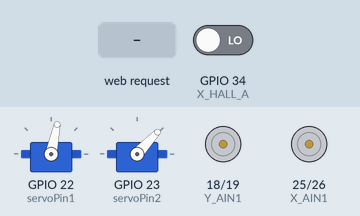
Simulated run of this program. Board: ESP32. On the bench: 2 × servo, motor-driver pin pairs drawn as motors (green arrow = first pin HIGH = forward, orange = second pin HIGH = backward, longer = more drive, scaled by the enable pin). The test bench sets the inputs (shaded band); at power-on: GPIO 34 (X_HALL_A) LOW. WiFi joins after 1.5 s; servers stay silent unless stated; servo pulses on a pin are drawn as a servo (544–2400 µs = 0–180°); what the program prints to the serial monitor is not drawn.

Above: at 5.2 s.
5.3 s: HTTP request GET /print?code=1 received
At 6.4 s:
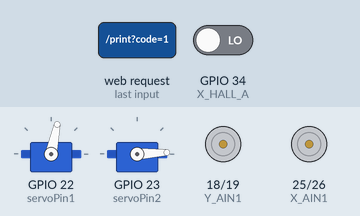
At 7.1 s:
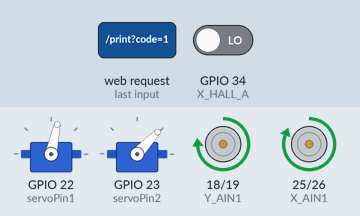
Timing chart, 0 to 8.6 s (numbered marks = the images above; inputs shaded):
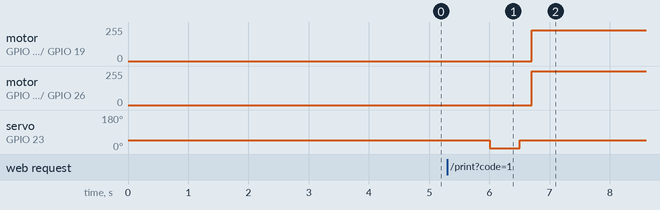

Measured:
- after the input at 5.3 s, motor on GPIO 18 (Y_AIN1) / GPIO 19 (Y_AIN2): stopped → forward 229/255 after 1.4 s; motor on GPIO 25 (X_AIN1) / GPIO 26 (X_AIN2): stopped → forward 255/255 after 1.4 s; servo on GPIO 23 (servoPin2): 47° → 3° after 0.71 s, → 47° 0.50 s later

The program:

main.cpp
```cpp
#include <Arduino.h>
#include <WiFi.h>
#include <WebServer.h>

/* ========= WiFi ========= */
const char* ssid = "XH";
const char* password = "13650311";//这里建议用手机热点，同时可以使用串口打开调试，查看ESP32的IP地址，方便后续访问。

WebServer server(80);

/* ========= 舵机 ========= */
const int servoPin1 = 22;
const int servoPin2 = 23;

const int ch1 = 0;
const int ch2 = 1;

#define SERVO_FREQ 50
#define SERVO_RES 16

const int CH1_START_ANGLE = 80; //Y轴舵机初始化位置
const float DEG_PER_DOT = 20.0; //X轴的初始化位置
int dotAngle[6];

/* ========= X轴：霍尔闭环 ========= */
#define X_AIN1 25
#define X_AIN2 26
#define X_PWM  27

#define X_HALL_A 34
#define X_HALL_B 35

#define PWM_CH_X 2

#define X_COUNT_PER_MM 375.0

#define X_MIN_MM 0.0
#define X_MAX_MM 25.0 //x最大值
#define CELL_STEP_MM 5.0 //X每次移动的最大距离，超过这个距离会自动换行

#define PWM_MIN 90
#define PWM_MAX 230

#define STOP_ERR_MM 0.2
#define SLOW_ERR_MM 1.5

volatile long xCount = 0;
long xTargetCount = 0;
bool xMoving = false;
float currentXmm = 0;

/* ========= Y轴：开环棍纸 ========= */
#define Y_AIN1 18
#define Y_AIN2 19
#define Y_PWM  21

#define PWM_CH_Y 3

#define Y_PWM_SPEED 255

#define MS_PER_MM 120.0
#define LINE_STEP_MM 35.0 //换行的距离
#define EJECT_MM 200.0

float currentYmm = 0;
// 启动时 Y 轴持续走纸，直到网页上点击完成走纸
volatile bool yKeepRunning = true;

/* ========= 电机PWM ========= */
#define MOTOR_PWM_FREQ 20000
#define MOTOR_PWM_RES  8

/* ========= 舵机控制 ========= */
void servoWrite(int channel, int angle) {
  if (angle < 0) angle = 0;
  if (angle > 180) angle = 180;

  int us = map(angle, 0, 180, 500, 2400);
  int duty = (int)((us / 20000.0) * 65535);

  ledcWrite(channel, duty);
}

// ch2 初始化为 50，打点动作：50 -> 0 -> 50
void punchOnce() {
  servoWrite(ch2, 50);
  delay(200);

  servoWrite(ch2, 7);
  delay(500);

  servoWrite(ch2, 50);
  delay(200);
}

void punchDot(int dotNumber) {
  if (dotNumber < 1 || dotNumber > 6) return;

  servoWrite(ch1, dotAngle[dotNumber - 1]);
  delay(500);

  punchOnce();
}

void printOneCell(String cell) {
  cell.trim();

  for (int i = 0; i < cell.length(); i++) {
    char c = cell.charAt(i);

    if (c >= '1' && c <= '6') {
      punchDot(c - '0');
    }
  }
}

/* ========= X轴霍尔 ========= */
void IRAM_ATTR xHallISR() {
  int b = digitalRead(X_HALL_B);

  // 如果X方向反了，把++和--对调
  if (b == HIGH) {
    xCount--;
  } else {
    xCount++;
  }
}

long xMmToCount(float mm) {
  return (long)(mm * X_COUNT_PER_MM);
}

float xCountToMm(long count) {
  return count / X_COUNT_PER_MM;
}

/* ========= X轴电机 ========= */
void xMotorStop() {
  ledcWrite(PWM_CH_X, 0);
  digitalWrite(X_AIN1, LOW);
  digitalWrite(X_AIN2, LOW);
}

void xMotorRun(int pwm) {
  if (pwm > 0) {
    digitalWrite(X_AIN1, HIGH);
    digitalWrite(X_AIN2, LOW);
    ledcWrite(PWM_CH_X, pwm);
  } else if (pwm < 0) {
    digitalWrite(X_AIN1, LOW);
    digitalWrite(X_AIN2, HIGH);
    ledcWrite(PWM_CH_X, -pwm);
  } else {
    xMotorStop();
  }
}

void moveXToMM(float targetMM) {
  if (targetMM < X_MIN_MM) targetMM = X_MIN_MM;
  if (targetMM > X_MAX_MM) targetMM = X_MAX_MM;

  xTargetCount = xMmToCount(targetMM);
  xMoving = true;

  Serial.print("X目标: ");
  Serial.print(targetMM);
  Serial.println(" mm");
}

int calcPWM(float absErrMM) {
  int pwm;

  if (absErrMM > SLOW_ERR_MM) {
    pwm = PWM_MAX;
  } else {
    pwm = map((long)(absErrMM * 100),
              (long)(STOP_ERR_MM * 100),
              (long)(SLOW_ERR_MM * 100),
              PWM_MIN,
              PWM_MAX);
  }

  if (pwm < PWM_MIN) pwm = PWM_MIN;
  if (pwm > PWM_MAX) pwm = PWM_MAX;

  return pwm;
}

void updateXMotor() {
  if (!xMoving) return;

  long errCount = xTargetCount - xCount;
  float errMM = errCount / X_COUNT_PER_MM;
  float absErrMM = fabs(errMM);

  if (absErrMM <= STOP_ERR_MM) {
    xMotorStop();
    xMoving = false;
    currentXmm = xCountToMm(xCount);

    Serial.print("X到位: ");
    Serial.print(currentXmm);
    Serial.println(" mm");
    return;
  }

  int pwm = calcPWM(absErrMM);

  if (errCount > 0) {
    xMotorRun(pwm);
  } else {
    xMotorRun(-pwm);
  }
}

void waitXArrive() {
  while (xMoving) {
    updateXMotor();
    delay(5);
  }
}

void goHomeX() {
  moveXToMM(0);
  waitXArrive();
  currentXmm = 0;
}

/* ========= Y轴开环 ========= */
void yMotorStop() {
  ledcWrite(PWM_CH_Y, 0);
  digitalWrite(Y_AIN1, LOW);
  digitalWrite(Y_AIN2, LOW);
}

void yMotorRun(int pwm) {
  if (pwm > 0) {
    digitalWrite(Y_AIN1, HIGH);
    digitalWrite(Y_AIN2, LOW);
    ledcWrite(PWM_CH_Y, pwm);
  } else if (pwm < 0) {
    digitalWrite(Y_AIN1, LOW);
    digitalWrite(Y_AIN2, HIGH);
    ledcWrite(PWM_CH_Y, -pwm);
  } else {
    yMotorStop();
  }
}

void moveYOpenLoopMM(float mm) {
  if (mm == 0) return;

  int dir = (mm > 0) ? 1 : -1;
  float absMM = fabs(mm);

  unsigned long runTime = absMM * MS_PER_MM;

  Serial.print("Y走纸: ");
  Serial.print(mm);
  Serial.print(" mm, time=");
  Serial.print(runTime);
  Serial.println(" ms");

  yMotorRun(dir * Y_PWM_SPEED);
  delay(runTime);
  yMotorStop();

  currentYmm += mm;
}

/* ========= 打印逻辑 ========= */
void nextLine() {
  Serial.println("换行：X回0，Y走纸");

  goHomeX();

  moveYOpenLoopMM(LINE_STEP_MM);

  currentXmm = 0;
}

void ejectPaper() {

  Serial.println("开始退纸");

  moveYOpenLoopMM(-EJECT_MM);

  Serial.println("退纸完成");
}

void printBrailleLine(String code) {
  code.trim();

  // 每次启动打印，X必须先回初始位置
  goHomeX();
  currentXmm = 0;

  int start = 0;

  while (start < code.length()) {
    int spaceIndex = code.indexOf(' ', start);
    String cell;

    if (spaceIndex == -1) {
      cell = code.substring(start);
      start = code.length();
    } else {
      cell = code.substring(start, spaceIndex);
      start = spaceIndex + 1;
    }

    cell.trim();
    if (cell.length() == 0) continue;

    Serial.print("打印盲文方: ");
    Serial.print(cell);
    Serial.print(" X=");
    Serial.print(currentXmm);
    Serial.print(" Y=");
    Serial.println(currentYmm);

    printOneCell(cell);

    currentXmm += CELL_STEP_MM;

    if (currentXmm >= X_MAX_MM) {
      nextLine();
    } else {
      moveXToMM(currentXmm);
      waitXArrive();
    }
  }

  goHomeX();
  Serial.println("打印完成，X已回0");

  ejectPaper();

  Serial.println("打印任务结束");

}

/* ========= Web ========= */
void handleRoot() {
  server.send(200, "text/html; charset=utf-8",
              "<html><head><meta charset=\"utf-8\"></head><body>"
              "<h3>Braille Printer Ready</h3>"
              "<p>启动时 Y 轴持续走纸。完成走纸后请点击：<a href=\"/finish\">完成走纸</a></p>"
              "<p>打印示例：GET /print?code=13%20145%203</p>"
              "</body></html>");
}

void handlePrint() {
  if (!server.hasArg("code")) {
    server.send(400, "text/plain; charset=utf-8", "缺少 code 参数");
    return;
  }

  String code = server.arg("code");

  server.send(200, "text/plain; charset=utf-8", "收到，开始打印: " + code);

  printBrailleLine(code);
}

void handleMoveX() {
  if (!server.hasArg("mm")) {
    server.send(400, "text/plain; charset=utf-8", "缺少 mm 参数");
    return;
  }

  float mm = server.arg("mm").toFloat();
  float target = currentXmm + mm;

  if (target < X_MIN_MM) target = X_MIN_MM;
  if (target > X_MAX_MM) target = X_MAX_MM;

  moveXToMM(target);
  waitXArrive();

  server.send(200, "text/plain; charset=utf-8", "X轴移动到: " + String(target) + " mm");
}

/* ========= setup ========= */
void handleFinishY();
void setup() {
  Serial.begin(115200);
  delay(500);

  /* 舵机初始化 */
  ledcSetup(ch1, SERVO_FREQ, SERVO_RES);
  ledcAttachPin(servoPin1, ch1);

  ledcSetup(ch2, SERVO_FREQ, SERVO_RES);
  ledcAttachPin(servoPin2, ch2);

  for (int i = 0; i < 6; i++) {
    dotAngle[i] = CH1_START_ANGLE + i * DEG_PER_DOT;
    if (dotAngle[i] > 180) dotAngle[i] = 180;
  }

  servoWrite(ch1, CH1_START_ANGLE);
  delay(1000);

  // 你要求初始化必须是50
  servoWrite(ch2, 50);
  delay(1000);

  /* X轴初始化 */
  pinMode(X_AIN1, OUTPUT);
  pinMode(X_AIN2, OUTPUT);
  pinMode(X_HALL_A, INPUT);
  pinMode(X_HALL_B, INPUT);

  ledcSetup(PWM_CH_X, MOTOR_PWM_FREQ, MOTOR_PWM_RES);
  ledcAttachPin(X_PWM, PWM_CH_X);

  attachInterrupt(digitalPinToInterrupt(X_HALL_A), xHallISR, RISING);

  xMotorStop();

  /* Y轴初始化 */
  pinMode(Y_AIN1, OUTPUT);
  pinMode(Y_AIN2, OUTPUT);

  ledcSetup(PWM_CH_Y, MOTOR_PWM_FREQ, MOTOR_PWM_RES);
  ledcAttachPin(Y_PWM, PWM_CH_Y);

  yMotorStop();
  // 启动时让 Y 轴持续走动，直到网页 /finish 被点击
  yKeepRunning = true;
  yMotorRun(Y_PWM_SPEED);

  /* WiFi */
  WiFi.begin(ssid, password);
  Serial.println("正在连接WiFi...");

  while (WiFi.status() != WL_CONNECTED) {
    delay(500);
    Serial.print(".");
  }

  Serial.println();
  Serial.print("ESP32 IP: http://");
  Serial.println(WiFi.localIP());

  server.on("/", handleRoot);
  server.on("/print", handlePrint);
  server.on("/movex", handleMoveX);
  server.on("/finish", handleFinishY);
  server.begin();

  Serial.println("盲文打印机启动完成");
}

void loop() {
  server.handleClient();
  updateXMotor();
}

void handleFinishY() {
  if (!yKeepRunning) {
    server.send(200, "text/plain; charset=utf-8", "Y轴已停止，已完成走纸");
    return;
  }

  yKeepRunning = false;
  yMotorStop();
  Serial.println("收到完成走纸，Y轴停止");
  server.send(200, "text/plain; charset=utf-8", "收到，已停止Y轴走纸，可以打印");
}
```
